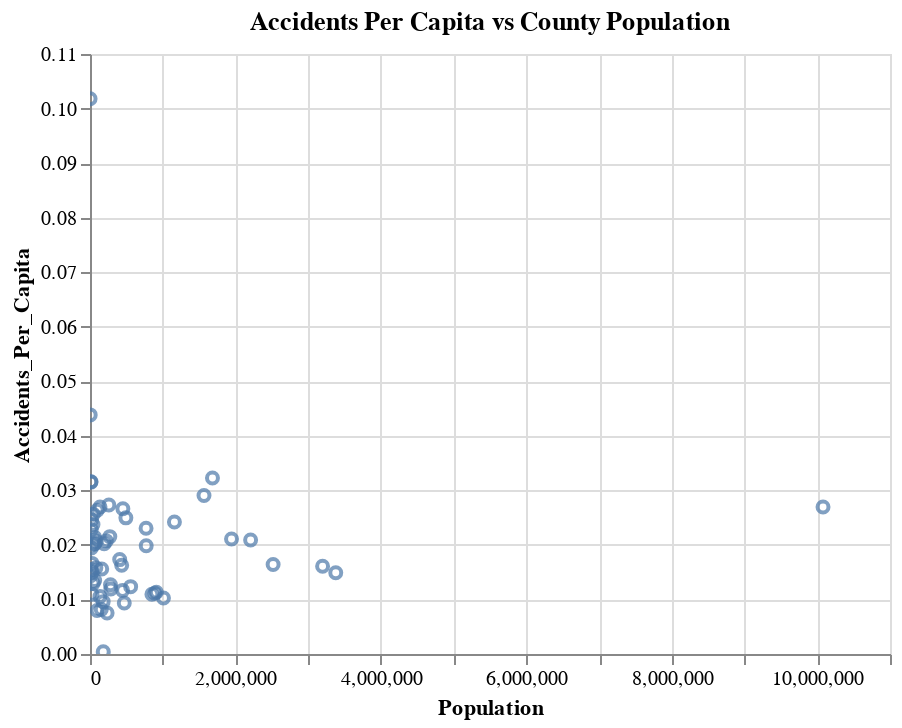

Here is the notebook cell this chart was saved with:
### Code cell
chart=Chart(countyinfo)
chart.mark_point().encode(y=alt.X('Accidents_Per_Capita',axis=alt.Axis(title='Accidents_Per_Capita')),
                          x=alt.Y('pop2020',axis=alt.Axis(title='Population'))).properties(
    title='Accidents Per Capita vs County Population').interactive()

### Figure 1 — Vega-Lite specification as saved in the notebook (floating-point values rounded to 4 significant figures)
{"config": {"view": {"continuousWidth": 400, "continuousHeight": 300}}, "data": {"name": "data-6003bbb75fc18b6bb5812a1ed6122c7a"}, "mark": "point", "encoding": {"x": {"type": "quantitative", "axis": {"title": "Population"}, "field": "pop2020"}, "y": {"type": "quantitative", "axis": {"title": "Accidents_Per_Capita"}, "field": "Accidents_Per_Capita"}}, "selection": {"selector002": {"type": "interval", "bind": "scales", "encodings": ["x", "y"]}}, "title": "Accidents Per Capita vs County Population", "$schema": "https://vega.github.io/schema/vega-lite/v4.8.1.json", "datasets": {"data-6003bbb75fc18b6bb5812a1ed6122c7a": [{"pop2020": 10079000, "GrowthRate": 2.612, "Square_Miles": 4058, "Count": 271628, "County": "Los Angeles", "Accidents_Per_Capita": 0.02695, "Accidents_Per_Square_Mile": 66.94}, {"pop2020": 3379160, "GrowthRate": 8.889, "Square_Miles": 4207, "Count": 50285, "County": "San Diego", "Accidents_Per_Capita": 0.01488, "Accidents_Per_Square_Mile": 11.95}, {"pop2020": 3198000, "GrowthRate": 6.015, "Square_Miles": 791, "Count": 51465, "County": "Orange", "Accidents_Per_Capita": 0.01609, "Accidents_Per_Square_Mile": 65.06}, {"pop2020": 2517830, "GrowthRate": 14.36, "Square_Miles": 7206, "Count": 41279, "County": "Riverside", "Accidents_Per_Capita": 0.01639, "Accidents_Per_Square_Mile": 5.728}, {"pop2020": 2208400, "GrowthRate": 8.207, "Square_Miles": 20057, "Count": 46160, "County": "San Bernardino", "Accidents_Per_Capita": 0.0209, "Accidents_Per_Square_Mile": 2.301}, {"pop2020": 1945940, "GrowthRate": 8.95, "Square_Miles": 1290, "Count": 41004, "County": "Santa Clara", "Accidents_Per_Capita": 0.02107, "Accidents_Per_Square_Mile": 31.79}, {"pop2020": 1684000, "GrowthRate": 11.3, "Square_Miles": 739, "Count": 54313, "County": "Alameda", "Accidents_Per_Capita": 0.03225, "Accidents_Per_Square_Mile": 73.5}, {"pop2020": 1567490, "GrowthRate": 10.28, "Square_Miles": 965, "Count": 45563, "County": "Sacramento", "Accidents_Per_Capita": 0.02907, "Accidents_Per_Square_Mile": 47.22}, {"pop2020": 1160920, "GrowthRate": 10.29, "Square_Miles": 716, "Count": 28107, "County": "Contra Costa", "Accidents_Per_Capita": 0.02421, "Accidents_Per_Square_Mile": 39.26}, {"pop2020": 1010120, "GrowthRate": 8.375, "Square_Miles": 5958, "Count": 10380, "County": "Fresno", "Accidents_Per_Capita": 0.01028, "Accidents_Per_Square_Mile": 1.742}, {"pop2020": 912316, "GrowthRate": 8.471, "Square_Miles": 8132, "Count": 10334, "County": "Kern", "Accidents_Per_Capita": 0.01133, "Accidents_Per_Square_Mile": 1.271}, {"pop2020": 891583, "GrowthRate": 10.68, "Square_Miles": 47, "Count": 9937, "County": "San Francisco", "Accidents_Per_Capita": 0.01115, "Accidents_Per_Square_Mile": 211.4}, {"pop2020": 851297, "GrowthRate": 3.171, "Square_Miles": 1843, "Count": 9319, "County": "Ventura", "Accidents_Per_Capita": 0.01095, "Accidents_Per_Square_Mile": 5.056}, {"pop2020": 772948, "GrowthRate": 12.49, "Square_Miles": 1391, "Count": 15344, "County": "San Joaquin", "Accidents_Per_Capita": 0.01985, "Accidents_Per_Square_Mile": 11.03}, {"pop2020": 771019, "GrowthRate": 7.127, "Square_Miles": 448, "Count": 17763, "County": "San Mateo", "Accidents_Per_Capita": 0.02304, "Accidents_Per_Square_Mile": 39.65}, {"pop2020": 558911, "GrowthRate": 8.492, "Square_Miles": 1495, "Count": 6901, "County": "Stanislaus", "Accidents_Per_Capita": 0.01235, "Accidents_Per_Square_Mile": 4.616}, {"pop2020": 493334, "GrowthRate": 1.765, "Square_Miles": 1576, "Count": 12314, "County": "Sonoma", "Accidents_Per_Capita": 0.02496, "Accidents_Per_Square_Mile": 7.813}, {"pop2020": 471389, "GrowthRate": 6.41, "Square_Miles": 4824, "Count": 4411, "County": "Tulare", "Accidents_Per_Capita": 0.009357, "Accidents_Per_Square_Mile": 0.9144}, {"pop2020": 452076, "GrowthRate": 9.212, "Square_Miles": 822, "Count": 12045, "County": "Solano", "Accidents_Per_Capita": 0.02664, "Accidents_Per_Square_Mile": 14.65}, {"pop2020": 448369, "GrowthRate": 5.689, "Square_Miles": 2735, "Count": 5228, "County": "Santa Barbara", "Accidents_Per_Capita": 0.01166, "Accidents_Per_Square_Mile": 1.912}, {"pop2020": 435828, "GrowthRate": 4.667, "Square_Miles": 3381, "Count": 7088, "County": "Monterey", "Accidents_Per_Capita": 0.01626, "Accidents_Per_Square_Mile": 2.096}, {"pop2020": 408317, "GrowthRate": 16.65, "Square_Miles": 1407, "Count": 7067, "County": "Placer", "Accidents_Per_Capita": 0.01731, "Accidents_Per_Square_Mile": 5.023}, {"pop2020": 286354, "GrowthRate": 6.134, "Square_Miles": 3299, "Count": 3409, "County": "San Luis Obispo", "Accidents_Per_Capita": 0.0119, "Accidents_Per_Square_Mile": 1.033}, {"pop2020": 281615, "GrowthRate": 9.692, "Square_Miles": 1935, "Count": 3579, "County": "Merced", "Accidents_Per_Capita": 0.01271, "Accidents_Per_Square_Mile": 1.85}, {"pop2020": 272555, "GrowthRate": 3.567, "Square_Miles": 445, "Count": 5866, "County": "Santa Cruz", "Accidents_Per_Capita": 0.02152, "Accidents_Per_Square_Mile": 13.18}, {"pop2020": 259548, "GrowthRate": 2.627, "Square_Miles": 520, "Count": 7091, "County": "Marin", "Accidents_Per_Capita": 0.02732, "Accidents_Per_Square_Mile": 13.64}, {"pop2020": 235354, "GrowthRate": 7.006, "Square_Miles": 1636, "Count": 1766, "County": "Butte", "Accidents_Per_Capita": 0.007504, "Accidents_Per_Square_Mile": 1.079}, {"pop2020": 224472, "GrowthRate": 11.63, "Square_Miles": 1015, "Count": 4656, "County": "Yolo", "Accidents_Per_Capita": 0.02074, "Accidents_Per_Square_Mile": 4.587}, {"pop2020": 194590, "GrowthRate": 7.429, "Square_Miles": 1708, "Count": 3933, "County": "El Dorado", "Accidents_Per_Capita": 0.02021, "Accidents_Per_Square_Mile": 2.303}, {"pop2020": 182333, "GrowthRate": 4.351, "Square_Miles": 4177, "Count": 74, "County": "Imperial", "Accidents_Per_Capita": 0.0004059, "Accidents_Per_Square_Mile": 0.01772}, {"pop2020": 181042, "GrowthRate": 2.124, "Square_Miles": 3775, "Count": 1738, "County": "Shasta", "Accidents_Per_Capita": 0.0096, "Accidents_Per_Square_Mile": 0.4604}, {"pop2020": 161208, "GrowthRate": 6.756, "Square_Miles": 2137, "Count": 2510, "County": "Madera", "Accidents_Per_Capita": 0.01557, "Accidents_Per_Square_Mile": 1.175}, {"pop2020": 154706, "GrowthRate": 1.526, "Square_Miles": 1389, "Count": 1260, "County": "Kings", "Accidents_Per_Capita": 0.008144, "Accidents_Per_Square_Mile": 0.9071}, {"pop2020": 137479, "GrowthRate": 0.4905, "Square_Miles": 748, "Count": 3703, "County": "Napa", "Accidents_Per_Capita": 0.02694, "Accidents_Per_Square_Mile": 4.951}, {"pop2020": 136065, "GrowthRate": 0.7889, "Square_Miles": 3568, "Count": 1432, "County": "Humboldt", "Accidents_Per_Capita": 0.01052, "Accidents_Per_Square_Mile": 0.4013}, {"pop2020": 100082, "GrowthRate": 1.313, "Square_Miles": 958, "Count": 2636, "County": "Nevada", "Accidents_Per_Capita": 0.02634, "Accidents_Per_Square_Mile": 2.752}, {"pop2020": 97545, "GrowthRate": 2.947, "Square_Miles": 602, "Count": 779, "County": "Sutter", "Accidents_Per_Capita": 0.007986, "Accidents_Per_Square_Mile": 1.294}, {"pop2020": 87424, "GrowthRate": -0.4282, "Square_Miles": 3506, "Count": 1807, "County": "Mendocino", "Accidents_Per_Capita": 0.02067, "Accidents_Per_Square_Mile": 0.5154}, {"pop2020": 80573, "GrowthRate": 11.37, "Square_Miles": 632, "Count": 1274, "County": "Yuba", "Accidents_Per_Capita": 0.01581, "Accidents_Per_Square_Mile": 2.016}, {"pop2020": 64822, "GrowthRate": 0.1344, "Square_Miles": 1256, "Count": 1310, "County": "Lake", "Accidents_Per_Capita": 0.02021, "Accidents_Per_Square_Mile": 1.043}, {"pop2020": 64312, "GrowthRate": 1.175, "Square_Miles": 2950, "Count": 866, "County": "Tehama", "Accidents_Per_Capita": 0.01347, "Accidents_Per_Square_Mile": 0.2936}, {"pop2020": 64213, "GrowthRate": 15.66, "Square_Miles": 1389, "Count": 1373, "County": "San Benito", "Accidents_Per_Capita": 0.02138, "Accidents_Per_Square_Mile": 0.9885}, {"pop2020": 55539, "GrowthRate": 0.6305, "Square_Miles": 2221, "Count": 1118, "County": "Tuolumne", "Accidents_Per_Capita": 0.02013, "Accidents_Per_Square_Mile": 0.5034}, {"pop2020": 45522, "GrowthRate": 0.1188, "Square_Miles": 1020, "Count": 1166, "County": "Calaveras", "Accidents_Per_Capita": 0.02561, "Accidents_Per_Square_Mile": 1.143}, {"pop2020": 43604, "GrowthRate": -2.969, "Square_Miles": 6278, "Count": 563, "County": "Siskiyou", "Accidents_Per_Capita": 0.01291, "Accidents_Per_Square_Mile": 0.08968}, {"pop2020": 41047, "GrowthRate": 8.349, "Square_Miles": 595, "Count": 975, "County": "Amador", "Accidents_Per_Capita": 0.02375, "Accidents_Per_Square_Mile": 1.639}, {"pop2020": 30160, "GrowthRate": -13.41, "Square_Miles": 4541, "Count": 453, "County": "Lassen", "Accidents_Per_Capita": 0.01502, "Accidents_Per_Square_Mile": 0.09976}, {"pop2020": 28628, "GrowthRate": 0.21, "Square_Miles": 1006, "Count": 313, "County": "Del Norte", "Accidents_Per_Capita": 0.01093, "Accidents_Per_Square_Mile": 0.3111}, {"pop2020": 28229, "GrowthRate": 0.3662, "Square_Miles": 1314, "Count": 469, "County": "Glenn", "Accidents_Per_Capita": 0.01661, "Accidents_Per_Square_Mile": 0.3569}, {"pop2020": 21531, "GrowthRate": 0.4385, "Square_Miles": 1151, "Count": 529, "County": "Colusa", "Accidents_Per_Capita": 0.02457, "Accidents_Per_Square_Mile": 0.4596}, {"pop2020": 18932, "GrowthRate": -4.931, "Square_Miles": 2553, "Count": 368, "County": "Plumas", "Accidents_Per_Capita": 0.01944, "Accidents_Per_Square_Mile": 0.1441}, {"pop2020": 18065, "GrowthRate": -2.415, "Square_Miles": 10181, "Count": 280, "County": "Inyo", "Accidents_Per_Capita": 0.0155, "Accidents_Per_Square_Mile": 0.0275}, {"pop2020": 17539, "GrowthRate": -4.038, "Square_Miles": 1449, "Count": 400, "County": "Mariposa", "Accidents_Per_Capita": 0.02281, "Accidents_Per_Square_Mile": 0.2761}, {"pop2020": 14280, "GrowthRate": 0.1613, "Square_Miles": 3049, "Count": 451, "County": "Mono", "Accidents_Per_Capita": 0.03158, "Accidents_Per_Square_Mile": 0.1479}, {"pop2020": 12153, "GrowthRate": -11.64, "Square_Miles": 3179, "Count": 383, "County": "Trinity", "Accidents_Per_Capita": 0.03151, "Accidents_Per_Square_Mile": 0.1205}, {"pop2020": 8635, "GrowthRate": -10.97, "Square_Miles": 3198, "Count": 124, "County": "Modoc", "Accidents_Per_Capita": 0.01436, "Accidents_Per_Square_Mile": 0.03877}, {"pop2020": 2943, "GrowthRate": -8.631, "Square_Miles": 953, "Count": 129, "County": "Sierra", "Accidents_Per_Capita": 0.04383, "Accidents_Per_Square_Mile": 0.1354}, {"pop2020": 1061, "GrowthRate": -8.613, "Square_Miles": 738, "Count": 108, "County": "Alpine", "Accidents_Per_Capita": 0.1018, "Accidents_Per_Square_Mile": 0.1463}]}}
